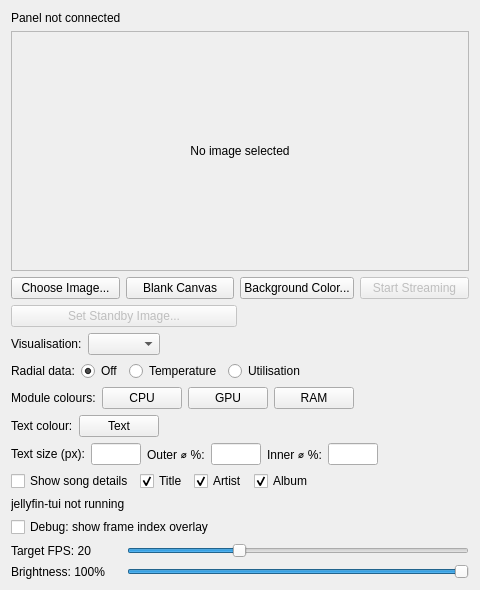
<?xml version="1.0" encoding="UTF-8"?>
<ui version="4.0">
 <class>ThermaltakeAIOTab</class>
 <widget class="QWidget" name="ThermaltakeAIOTab">
  <property name="geometry">
   <rect>
    <x>0</x>
    <y>0</y>
    <width>480</width>
    <height>320</height>
   </rect>
  </property>
  <layout class="QVBoxLayout" name="verticalLayout">
   <item>
    <widget class="QLabel" name="connection_status_label">
     <property name="text">
      <string>Panel not connected</string>
     </property>
    </widget>
   </item>
   <item>
    <widget class="QLabel" name="preview_label">
     <property name="minimumSize">
      <size>
       <width>240</width>
       <height>240</height>
      </size>
     </property>
     <property name="alignment">
      <set>Qt::AlignCenter</set>
     </property>
     <property name="text">
      <string>No image selected</string>
     </property>
     <property name="frameShape">
      <enum>QFrame::StyledPanel</enum>
     </property>
    </widget>
   </item>
   <item>
    <layout class="QHBoxLayout" name="buttonLayout">
     <item>
      <widget class="QPushButton" name="choose_image_button">
       <property name="text">
        <string>Choose Image...</string>
       </property>
      </widget>
     </item>
     <item>
      <widget class="QPushButton" name="blank_canvas_button">
       <property name="toolTip">
        <string>Stream a plain black frame instead of a file -- useful for testing overlay-only content (e.g. the gauges) at high FPS without GIF decode/tearing variables in the mix</string>
       </property>
       <property name="text">
        <string>Blank Canvas</string>
       </property>
      </widget>
     </item>
     <item>
      <widget class="QPushButton" name="background_color_button">
       <property name="toolTip">
        <string>Color shown behind transparent pixels (e.g. in GIFs with alpha)</string>
       </property>
       <property name="text">
        <string>Background Color...</string>
       </property>
      </widget>
     </item>
     <item>
      <widget class="QPushButton" name="start_stop_button">
       <property name="text">
        <string>Start Streaming</string>
       </property>
       <property name="enabled">
        <bool>false</bool>
       </property>
      </widget>
     </item>
    </layout>
   </item>
   <item>
    <layout class="QHBoxLayout" name="persistentLayout">
     <item>
      <widget class="QPushButton" name="set_standby_button">
       <property name="toolTip">
        <string>Write a still image into the panel's onboard flash as the persistent Standby image (shown when the PC is off/asleep). Unlike streaming, this survives power-off. Takes ~1s.</string>
       </property>
       <property name="text">
        <string>Set Standby Image...</string>
       </property>
       <property name="enabled">
        <bool>false</bool>
       </property>
      </widget>
     </item>
     <item>
      <widget class="QLabel" name="standby_status_label">
       <property name="text">
        <string/>
       </property>
      </widget>
     </item>
    </layout>
   </item>
   <item>
    <layout class="QHBoxLayout" name="visualisationLayout">
     <item>
      <widget class="QLabel" name="visualisation_label">
       <property name="text">
        <string>Visualisation:</string>
       </property>
      </widget>
     </item>
     <item>
      <widget class="QComboBox" name="visualisation_combo">
       <property name="toolTip">
        <string>Which overlay visualisation to draw on top of the streamed image</string>
       </property>
      </widget>
     </item>
     <item>
      <spacer name="visualisationSpacer">
       <property name="orientation">
        <enum>Qt::Horizontal</enum>
       </property>
       <property name="sizeHint" stdset="0">
        <size>
         <width>40</width>
         <height>20</height>
        </size>
       </property>
      </spacer>
     </item>
    </layout>
   </item>
   <item>
    <widget class="QWidget" name="radial_gauge_panel" native="true">
     <layout class="QVBoxLayout" name="radialGaugePanelLayout">
      <property name="leftMargin">
       <number>0</number>
      </property>
      <property name="rightMargin">
       <number>0</number>
      </property>
      <property name="topMargin">
       <number>0</number>
      </property>
      <property name="bottomMargin">
       <number>0</number>
      </property>
      <item>
       <layout class="QHBoxLayout" name="radialModeLayout">
        <item>
         <widget class="QLabel" name="radial_mode_label">
          <property name="text">
           <string>Radial data:</string>
          </property>
         </widget>
        </item>
        <item>
         <widget class="QRadioButton" name="radial_off_radio">
          <property name="text">
           <string>Off</string>
          </property>
          <property name="checked">
           <bool>true</bool>
          </property>
         </widget>
        </item>
        <item>
         <widget class="QRadioButton" name="radial_temp_radio">
          <property name="text">
           <string>Temperature</string>
          </property>
         </widget>
        </item>
        <item>
         <widget class="QRadioButton" name="radial_util_radio">
          <property name="text">
           <string>Utilisation</string>
          </property>
         </widget>
        </item>
        <item>
         <spacer name="radialModeSpacer">
          <property name="orientation">
           <enum>Qt::Horizontal</enum>
          </property>
          <property name="sizeHint" stdset="0">
           <size>
            <width>40</width>
            <height>20</height>
           </size>
          </property>
         </spacer>
        </item>
       </layout>
      </item>
      <item>
       <layout class="QHBoxLayout" name="moduleColorLayout">
        <item>
         <widget class="QLabel" name="module_color_label">
          <property name="text">
           <string>Module colours:</string>
          </property>
         </widget>
        </item>
        <item>
         <widget class="QPushButton" name="cpu_color_button">
          <property name="toolTip">
           <string>Colour of the CPU ring and readout</string>
          </property>
          <property name="text">
           <string>CPU</string>
          </property>
         </widget>
        </item>
        <item>
         <widget class="QPushButton" name="gpu_color_button">
          <property name="toolTip">
           <string>Colour of the GPU ring and readout</string>
          </property>
          <property name="text">
           <string>GPU</string>
          </property>
         </widget>
        </item>
        <item>
         <widget class="QPushButton" name="ram_color_button">
          <property name="toolTip">
           <string>Colour of the RAM ring and readout</string>
          </property>
          <property name="text">
           <string>RAM</string>
          </property>
         </widget>
        </item>
        <item>
         <spacer name="moduleColorSpacer">
          <property name="orientation">
           <enum>Qt::Horizontal</enum>
          </property>
          <property name="sizeHint" stdset="0">
           <size>
            <width>40</width>
            <height>20</height>
           </size>
          </property>
         </spacer>
        </item>
       </layout>
      </item>
     </layout>
    </widget>
   </item>
   <item>
    <widget class="QWidget" name="music_visualiser_panel" native="true">
     <property name="visible">
      <bool>false</bool>
     </property>
     <layout class="QVBoxLayout" name="musicVisualiserPanelLayout">
      <property name="leftMargin">
       <number>0</number>
      </property>
      <property name="rightMargin">
       <number>0</number>
      </property>
      <property name="topMargin">
       <number>0</number>
      </property>
      <property name="bottomMargin">
       <number>0</number>
      </property>
      <item>
       <layout class="QHBoxLayout" name="musicTextColorLayout">
        <item>
         <widget class="QLabel" name="music_text_color_label">
          <property name="text">
           <string>Text colour:</string>
          </property>
         </widget>
        </item>
        <item>
         <widget class="QPushButton" name="music_text_color_button">
          <property name="toolTip">
           <string>Colour of the revolving song-details text. The border itself always matches the Background Color chosen above.</string>
          </property>
          <property name="text">
           <string>Text</string>
          </property>
         </widget>
        </item>
        <item>
         <spacer name="musicTextColorSpacer">
          <property name="orientation">
           <enum>Qt::Horizontal</enum>
          </property>
          <property name="sizeHint" stdset="0">
           <size>
            <width>40</width>
            <height>20</height>
           </size>
          </property>
         </spacer>
        </item>
       </layout>
      </item>
      <item>
       <layout class="QHBoxLayout" name="musicSizeLayout">
        <item>
         <widget class="QLabel" name="music_text_size_label">
          <property name="text">
           <string>Text size (px):</string>
          </property>
         </widget>
        </item>
        <item>
         <widget class="QLineEdit" name="music_text_size_edit">
          <property name="maximumSize">
           <size>
            <width>50</width>
            <height>16777215</height>
           </size>
          </property>
          <property name="toolTip">
           <string>Font size of the revolving song-details text, in pixels (8-150)</string>
          </property>
         </widget>
        </item>
        <item>
         <widget class="QLabel" name="music_outer_diameter_label">
          <property name="text">
           <string>Outer &#8960; %:</string>
          </property>
         </widget>
        </item>
        <item>
         <widget class="QLineEdit" name="music_outer_diameter_edit">
          <property name="maximumSize">
           <size>
            <width>50</width>
            <height>16777215</height>
           </size>
          </property>
          <property name="toolTip">
           <string>Outer edge of the border band, as a percentage of the panel's size (10-100). The scrolling text is anchored to this.</string>
          </property>
         </widget>
        </item>
        <item>
         <widget class="QLabel" name="music_inner_diameter_label">
          <property name="text">
           <string>Inner &#8960; %:</string>
          </property>
         </widget>
        </item>
        <item>
         <widget class="QLineEdit" name="music_inner_diameter_edit">
          <property name="maximumSize">
           <size>
            <width>50</width>
            <height>16777215</height>
           </size>
          </property>
          <property name="toolTip">
           <string>Inner edge of the border band, as a percentage of the panel's size (0-99, must stay below Outer)</string>
          </property>
         </widget>
        </item>
        <item>
         <spacer name="musicSizeSpacer">
          <property name="orientation">
           <enum>Qt::Horizontal</enum>
          </property>
          <property name="sizeHint" stdset="0">
           <size>
            <width>40</width>
            <height>20</height>
           </size>
          </property>
         </spacer>
        </item>
       </layout>
      </item>
      <item>
       <layout class="QHBoxLayout" name="musicDetailsLayout">
        <item>
         <widget class="QCheckBox" name="music_show_details_checkbox">
          <property name="toolTip">
           <string>Scroll song details nested within the border band</string>
          </property>
          <property name="text">
           <string>Show song details</string>
          </property>
         </widget>
        </item>
        <item>
         <widget class="QCheckBox" name="music_field_title_checkbox">
          <property name="text">
           <string>Title</string>
          </property>
          <property name="checked">
           <bool>true</bool>
          </property>
         </widget>
        </item>
        <item>
         <widget class="QCheckBox" name="music_field_artist_checkbox">
          <property name="text">
           <string>Artist</string>
          </property>
          <property name="checked">
           <bool>true</bool>
          </property>
         </widget>
        </item>
        <item>
         <widget class="QCheckBox" name="music_field_album_checkbox">
          <property name="text">
           <string>Album</string>
          </property>
          <property name="checked">
           <bool>true</bool>
          </property>
         </widget>
        </item>
        <item>
         <spacer name="musicDetailsSpacer">
          <property name="orientation">
           <enum>Qt::Horizontal</enum>
          </property>
          <property name="sizeHint" stdset="0">
           <size>
            <width>40</width>
            <height>20</height>
           </size>
          </property>
         </spacer>
        </item>
       </layout>
      </item>
      <item>
       <widget class="QLabel" name="music_now_playing_label">
        <property name="text">
         <string>jellyfin-tui not running</string>
        </property>
       </widget>
      </item>
     </layout>
    </widget>
   </item>
   <item>
    <widget class="QCheckBox" name="debug_frame_index_checkbox">
     <property name="toolTip">
      <string>Draws "Frame i/N" on every sent frame -- useful with a slowed-down Target FPS to pinpoint exactly which frame(s) glitch on hardware</string>
     </property>
     <property name="text">
      <string>Debug: show frame index overlay</string>
     </property>
    </widget>
   </item>
   <item>
    <layout class="QHBoxLayout" name="fpsLayout">
     <item>
      <widget class="QLabel" name="fps_slider_label">
       <property name="text">
        <string>Target FPS: 20</string>
       </property>
       <property name="minimumSize">
        <size>
         <width>110</width>
         <height>0</height>
        </size>
       </property>
      </widget>
     </item>
     <item>
      <widget class="QSlider" name="fps_slider">
       <property name="orientation">
        <enum>Qt::Horizontal</enum>
       </property>
       <property name="minimum">
        <number>1</number>
       </property>
       <property name="maximum">
        <number>60</number>
       </property>
       <property name="value">
        <number>20</number>
       </property>
      </widget>
     </item>
    </layout>
   </item>
   <item>
    <layout class="QHBoxLayout" name="brightnessLayout">
     <item>
      <widget class="QLabel" name="brightness_slider_label">
       <property name="text">
        <string>Brightness: 100%</string>
       </property>
       <property name="minimumSize">
        <size>
         <width>110</width>
         <height>0</height>
        </size>
       </property>
      </widget>
     </item>
     <item>
      <widget class="QSlider" name="brightness_slider">
       <property name="orientation">
        <enum>Qt::Horizontal</enum>
       </property>
       <property name="minimum">
        <number>0</number>
       </property>
       <property name="maximum">
        <number>100</number>
       </property>
       <property name="value">
        <number>100</number>
       </property>
      </widget>
     </item>
    </layout>
   </item>
   <item>
    <spacer name="verticalSpacer">
     <property name="orientation">
      <enum>Qt::Vertical</enum>
     </property>
     <property name="sizeHint" stdset="0">
      <size>
       <width>20</width>
       <height>40</height>
      </size>
     </property>
    </spacer>
   </item>
  </layout>
 </widget>
 <resources/>
 <connections/>
</ui>
